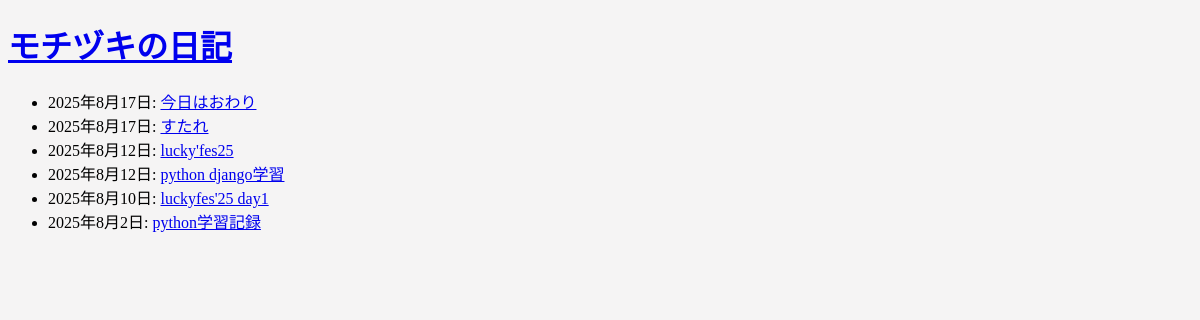
Page /diary/pages/ on the committed database.
### diary/models.py (models this page shows, shortened)
class Page(models.Model):
    id = models.UUIDField(primary_key=True, default=uuid.uuid4, editable=False, verbose_name="ID")#日記のページを一意に識別するためのカラム
    title = models.CharField(max_length=100, verbose_name="タイトル")
    body = models.TextField(max_length=200, verbose_name= "本文")
    page_date = models.DateField(verbose_name="日付")
    picture = models.ImageField(
        upload_to="diary/picture/", blank=True, null=True, verbose_name="写真")
    created_at = models.DateTimeField(auto_now_add=True, verbose_name="作成日時")#このデータが初めて作成されたその時の日時を保存
    updated_at = models.DateTimeField(auto_now=True, verbose_name="更新日時")

### diary/views.py (the view)
class PageListView(View):
    def get(self, request):
        page_list = Page.objects.order_by("-page_date")
        return render(request, "diary/page_list.html", {"page_list": page_list})

### templates/diary/page_list.html
{% extends "base/diary_base.html" %}
{% block body %}
<ul>
   {% for page in page_list %}
        <li>{{page.page_date}}:
            <a href="{% url 'diary:page_detail' page.id %}">{{page.title }}</a>
        </li>
    {% empty %}
        <div>日記のページが一つもありません。</div>
    {% endfor %}
</ul>
{% endblock %}

### templates/base/diary_base.html (shortened to what this page needs)
<!DOCTYPE html>
<html lang="ja">
    <head>
        {% load static %}
        <link rel="stylesheet" href="{% static 'diary/css/base.css' %}">
    </head>
    <body>
        <h1><a href="{% url 'diary:index' %}">モチヅキの日記</a></h1>
        {% block body %}
        {% endblock %}
    </body>
</html>

### static/diary/css/base.css (style rules this page uses)
html { font-size: 62.5%; }
body { font-size: 1.6rem; background-color: #f5f4f4; }

### rows in the picture
Page: page_date "2025年8月17日", title "今日はおわり"
Page: page_date "2025年8月17日", title "すたれ"
Page: page_date "2025年8月12日", title "lucky'fes25"
Page: page_date "2025年8月12日", title "python django学習"
Page: page_date "2025年8月10日", title "luckyfes'25 day1"
Page: page_date "2025年8月2日", title "python学習記録"
